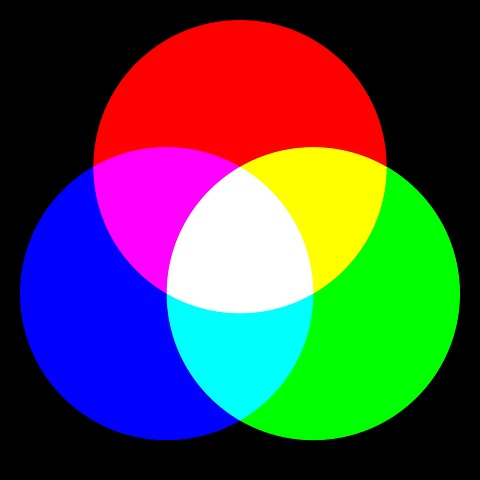
#> input picture RGB2.jpg, 480 x 480 px
$ python Grey_Level_Slicing_WOB.py
#> lines starting #> are read from the running program, lines starting #| are printed output that depends on the picture
import cv2
import matplotlib.pyplot as plt
i=cv2.imread('RGB2.jpg',0)
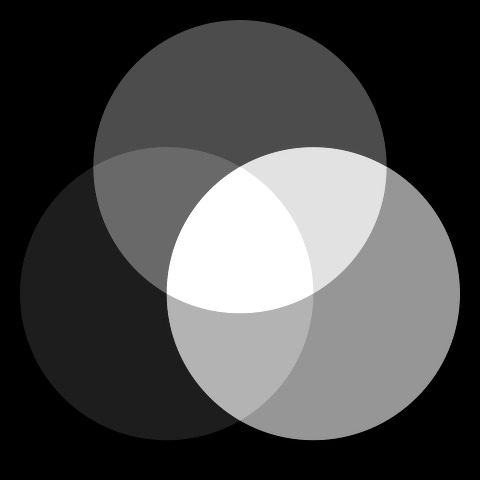
#> i: shape (480, 480); min 0, max 255, mean 74.8
i=cv2.resize(i,(300,300))
#> i: shape (300, 300)
j=i.copy()
k=i.copy()
row,col=i.shape
#> row = 300; col = 300
T1=int(input('Enter the Lowest threshold value:'))
#> the answer given: 100
T2=int(input('Enter the Highest threshold value:'))
#> the answer given: 100
for x in range(1,row):
    for y in range(1,col):
        if((j[x][y]>T1) and (j[x][y]<T2)):
            j[x][y]=i[x][y]
            k[x][y]=255
        else:
            j[x][y]=0
            k[x][y]=0
#> j: shape (300, 300); every value is 0

cv2.imshow('Original image',i)
histr=cv2.calcHist([i],[0],None,[256],[0,255])
#> histr = 256 values, max 34200 at index 0, min 0 at index 203, mean 330.7
plt.plot(histr)
plt.show()
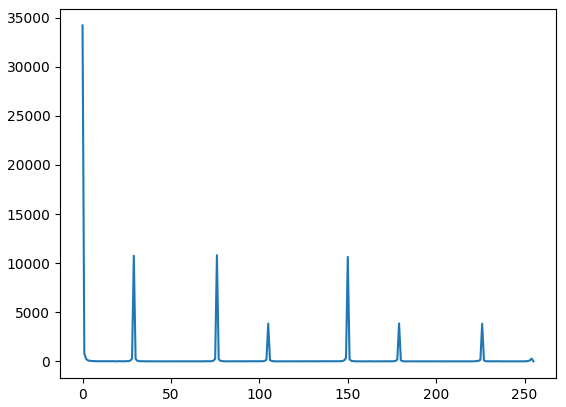
#> figure drawn by matplotlib, 1 panel; curve peaks at x = 0, y = 34200
cv2.imshow('Graylevel slicing without background',k)
histr=cv2.calcHist([k],[0],None,[256],[0,255])
#> histr = 256 values, max 90000 at index 0, min 0 at index 1, mean 351.6
plt.plot(histr)
plt.show()
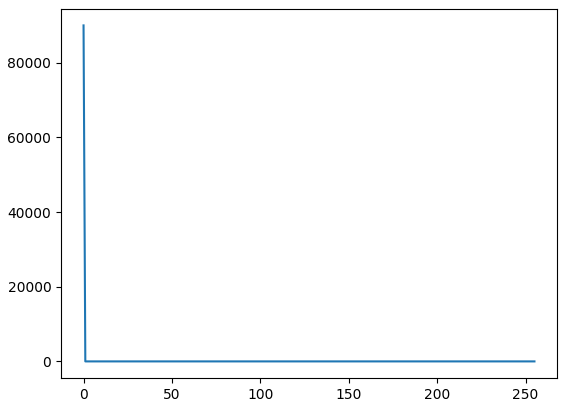
#> figure drawn by matplotlib, 1 panel; curve peaks at x = 0, y = 90000
